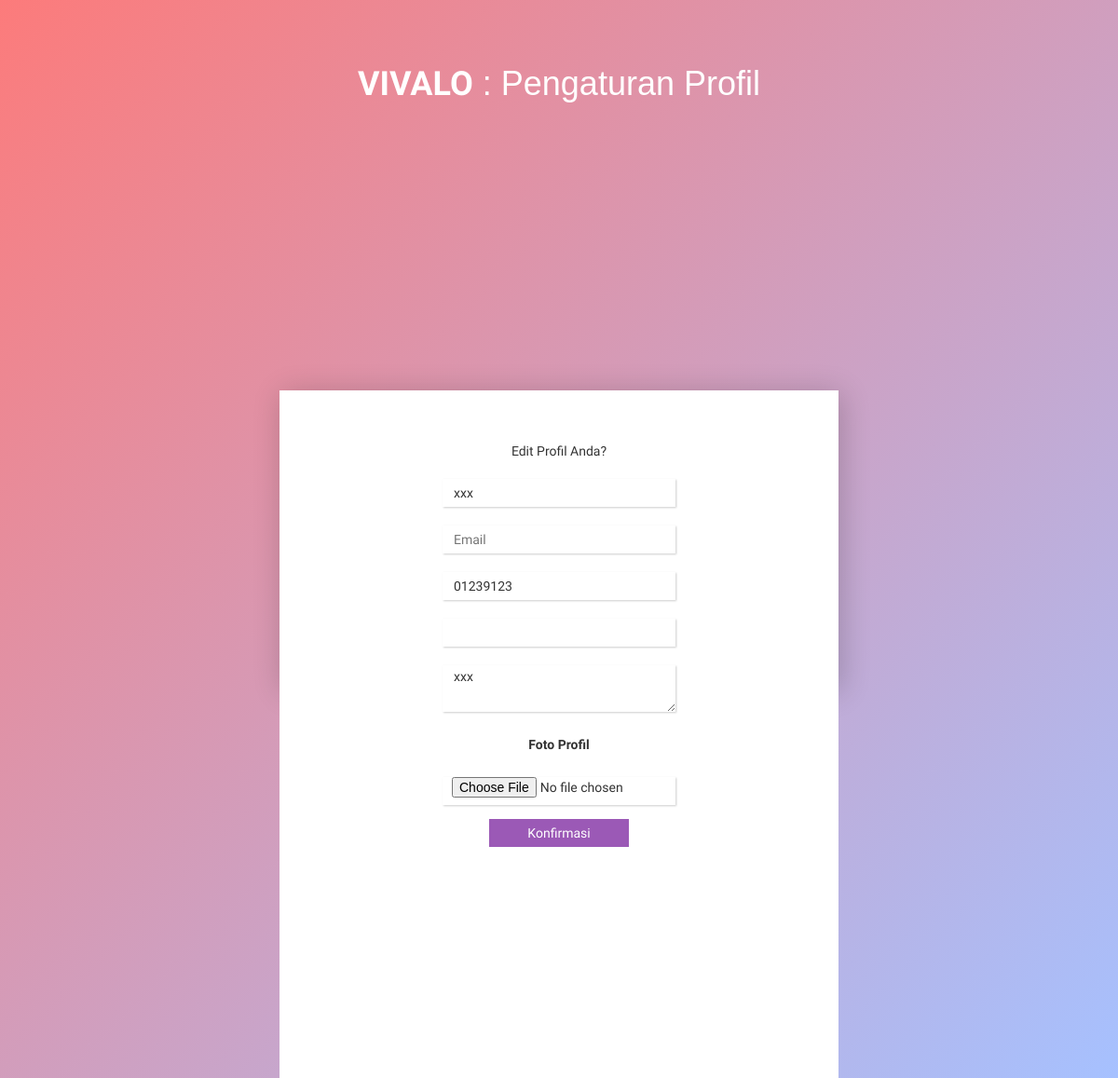
The app's page /page/page-pengaturan.php (signed in), older data.
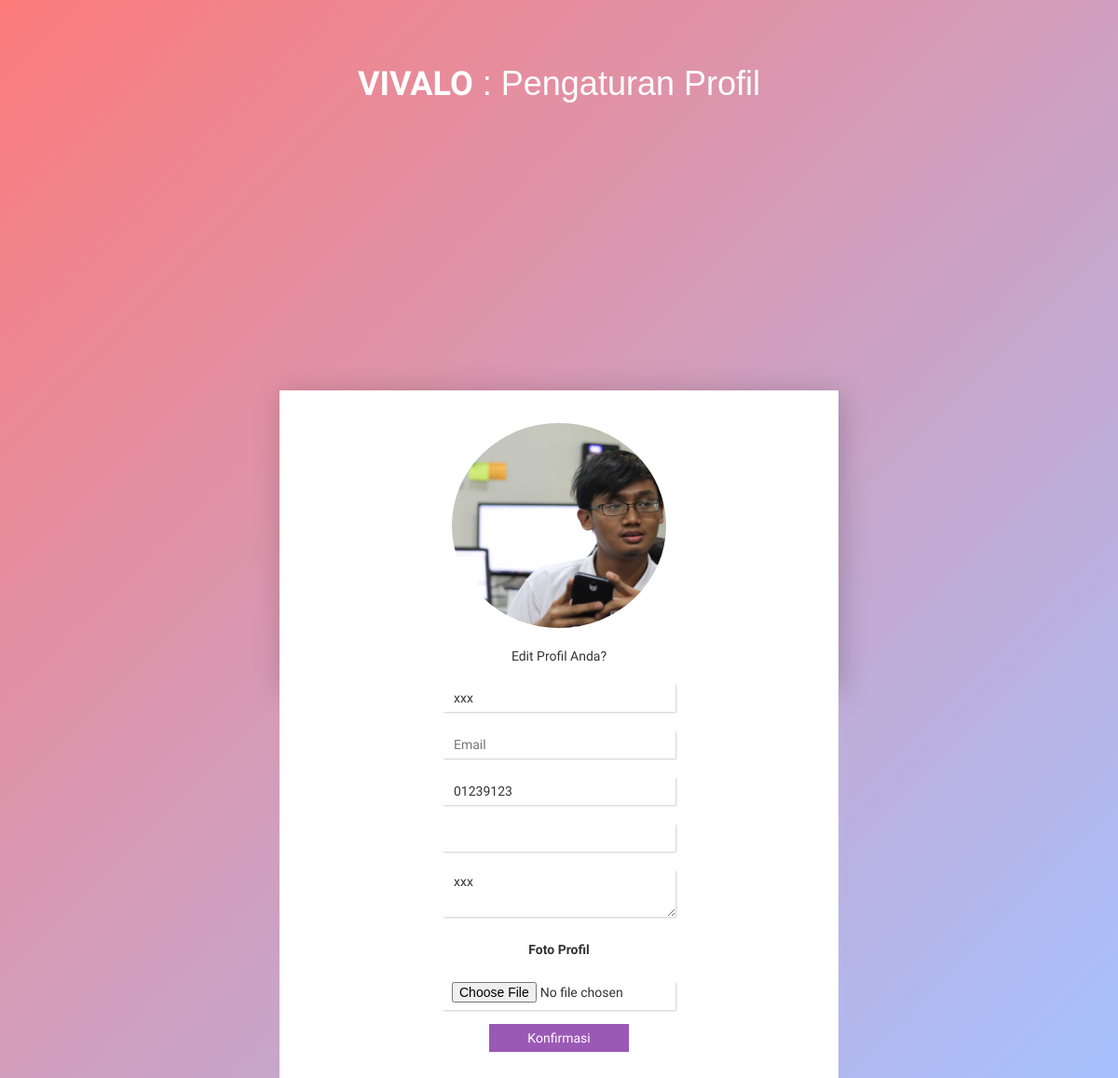
The same page, newer data.
### tables this page shows
CREATE TABLE `vivalo_konsumen` (
  `id_konsumen` int(5) NOT NULL,
  `nama_konsumen` char(30) NOT NULL,
  `email` varchar(255) NOT NULL,
  `alamat` varchar(50) NOT NULL,
  `no_hp` varchar(15) DEFAULT NULL,
  `file` text NOT NULL
);

### config/functions/mysqli.php (called while the page is built, shortened)
<?php
class Database
{
    public $connection;
    public function __construct($host, $user, $pass, $db)
    {
        $this->connection = mysqli_connect($host, $user, $pass, $db);
        return $this->connection;
    }
    public function query($sql)
    {
        return mysqli_query($this->connection, $sql);
    }
    public function fetch($res)
    {
        return mysqli_fetch_assoc($res);
    }
}

### config/config.php (called while the page is built, shortened)
<?php
require_once __DIR__."/functions/mysqli.php";
$db = new Database("localhost", "root", "", "vivalo");

### page/page-pengaturan.php (the view, shortened to what this page needs)
<?php
require_once __DIR__."/../config/config.php";
$user_info = $db->fetch($db->query("SELECT * FROM `vivalo_konsumen` WHERE `id_konsumen` = '".$_SESSION["user_info"]["id_konsumen"]."'"));
?>
<!DOCTYPE html>
<html lang="en" >
<head>
<link rel='stylesheet' href='https://cdnjs.cloudflare.com/ajax/libs/twitter-bootstrap/3.3.7/css/bootstrap.min.css'>
  <link rel="stylesheet" href="../asset/css/style.css">
</head>
<body>
	<div class="cont_centrar">
  <div class="cont_login">
  <div class="main-title">
	<h1><strong>VIVALO</strong> : Pengaturan Profil</h1>
  <div id="holder">
   <div id="signup-holder" style="height: 750px !important;">
    <center>
      <div class="profile-overlay">
        <?php if (isset($user_info['file'])): ?>
        <?php if ($user_info['file'] != ''): ?>
            <img src="../asset/img/<?= $user_info["file"] ?>" style="border-radius: 50%;width: 230px;height: 220px;">
        <?php endif ?>
        <?php endif ?>
      </div><br>
      <span style="text-align: center;"> Edit Profil Anda?</span></center>
    <form action="<?= APP_URL ?>page/action/save-profile.php" method="post" enctype="multipart/form-data">
      <?php
        $user_info = $db->query("SELECT * FROM `vivalo_konsumen` WHERE `id_konsumen` = '".$_SESSION["user_info"]["id_konsumen"]."'")->fetch_assoc();
      ?>
      <input id="full-name" class="signup-inputs" type="text" placeholder='Nama Pengguna' name="nama_konsumen" value="<?= $user_info["nama_konsumen"] ?>">
      <input id="email" class="signup-inputs" type="text" placeholder='Email' name="email" value="<?= $user_info["email"] ?>">
      <input id="no_hp" class="signup-inputs" type="text" name="no_hp" placeholder='No HP' value="<?= $user_info["no_hp"] ?>">
      <input id="password" class="signup-inputs" type="password" name="password">
      <textarea class="signup-inputs" name="alamat" placeholder="Alamat" cols="4" style="box-shadow:1px 1px 2px rgba(0,0,0,.2);-o-box-shadow:1px 1px 2px rgba(0,0,0,.2);-ms-box-shadow:1px 1px 2px rgba(0,0,0,.2);-moz-box-shadow:1px 1px 2px rgba(0,0,0,.2);-webkit-box-shadow:1px 1px 2px rgba(0,0,0,.2);width:250px;height:50px;margin-top:20px;border:none;border-radius:0;text-indent:10px;display:none;margin-left:150px"><?= $user_info["alamat"] ?></textarea>
      <center><br><label style="text-align: left;">Foto Profil</label></center>
      <input id="file" type="file" name="file">
      <button type="submit" id="" style="width: 150px;height: 30px;background-color: #9b59b6;color: #fff;margin: 15px 50px;display: inline-block;border: none;margin-left:200px;">Konfirmasi</button>
      </form>
   </div>
  </div>
</body>
</html>

### asset/css/style.css (style rules this page uses)
* { -webkit-appearance: none !important; -moz-appearance: none !important; -ms-appearance: none !important; -o-appearance: none !important; appearance: none !important; outline: none !important; transition: 0.4s; -o-transition: 0.4s; -moz-transition: 0.4s; -webkit-transition: 0.4s; font-family: 'Quicksand', sans-serif; }
body { background: #fc7b7b; background: -webkit-gradient(left top, right bottom, color-stop(0%, #fc7b7b), color-stop(100%, #a6c1ff)); background: linear-gradient(135deg, #fc7b7b 0%, #a6c1ff 100%); filter: progid:DXImageTransform.Microsoft.gradient( startColorstr='#fc7b7b', endColorstr='#a6c1ff', GradientType=1 ); background-repeat: no-repeat; background-attachment: fixed; }
#holder { width: 600px; height: 320px; background-color: #fff; box-shadow: 3px 3px 30px rgba(0, 0, 0, 0.2); -o-box-shadow: 3px 3px 30px rgba(0, 0, 0, 0.2); -ms-box-shadow: 3px 3px 30px rgba(0, 0, 0, 0.2); -moz-box-shadow: 3px 3px 30px rgba(0, 0, 0, 0.2); -webkit-box-shadow: 3px 3px 30px rgba(0, 0, 0, 0.2); margin-top: -160px; margin-left: -300px; position: absolute; top: 50%; left: 50%; }
h1 { color: #ffffffff; text-align: center; margin-top:70px; font-family: 'Cutrims', sans-serif; }
#signup-holder { width: 600px; height: 320px; background-color: #fff; padding: 100px 25px; display: inline-block; float: right; font-family: 'Cutrims', sans-serif; }
input { box-shadow: 1px 1px 2px rgba(0, 0, 0, 0.2); -o-box-shadow: 1px 1px 2px rgba(0, 0, 0, 0.2); -ms-box-shadow: 1px 1px 2px rgba(0, 0, 0, 0.2); -moz-box-shadow: 1px 1px 2px rgba(0, 0, 0, 0.2); -webkit-box-shadow: 1px 1px 2px rgba(0, 0, 0, 0.2); width: 250px; height: 30px; margin-top: 20px; display: inline-block; border: none; border-radius: 0px; text-indent: 10px; display: none; margin-left:150px; }

Row changes from the older to the newer data that the page shows:
changed vivalo_konsumen "xxx": file: picture added
